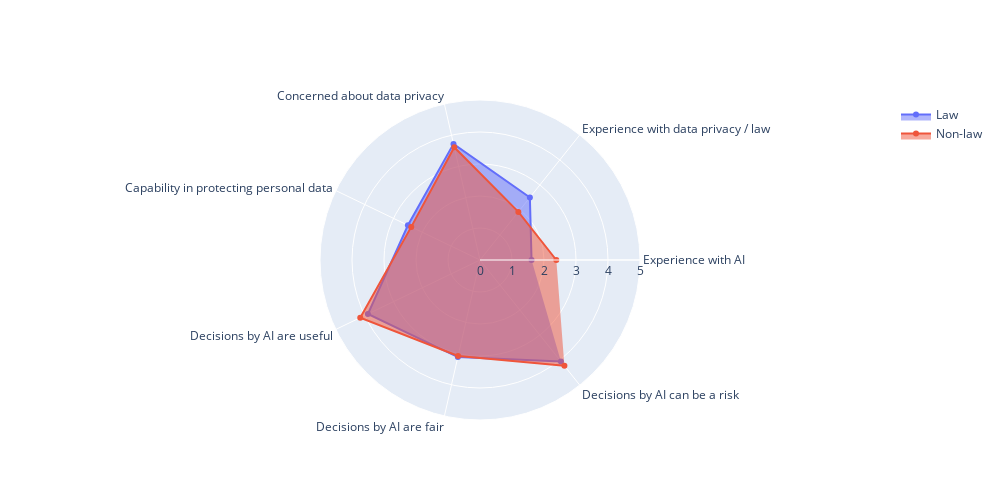

The cell this chart's notebook holds for it:
### Code cell
plot_2_radar_charts(mean_demographic_law, mean_demographic_nonlaw, "Law", "Non-law", feature_names_demographic, [0, 5])

### Figure 1 — Plotly figure (JSON) as saved in the notebook; plotly's stock layout.template omitted (floating-point values rounded to 4 significant figures)
{"data": [{"fill": "toself", "name": "Law", "r": [1.611, 2.5, 3.722, 2.5, 3.889, 3.111, 4.056], "theta": ["Experience with AI", "Experience with data privacy / law", "Concerned about data privacy", "Capability in protecting personal data", "Decisions by AI are useful", "Decisions by AI are fair", "Decisions by AI can be a risk"], "type": "scatterpolar"}, {"fill": "toself", "name": "Non-law", "r": [2.385, 1.923, 3.615, 2.385, 4.154, 3.077, 4.231], "theta": ["Experience with AI", "Experience with data privacy / law", "Concerned about data privacy", "Capability in protecting personal data", "Decisions by AI are useful", "Decisions by AI are fair", "Decisions by AI can be a risk"], "type": "scatterpolar"}], "layout": {"height": 500, "polar": {"radialaxis": {"range": [0, 5], "visible": true}}, "showlegend": true, "title": {}, "width": 1000}}
